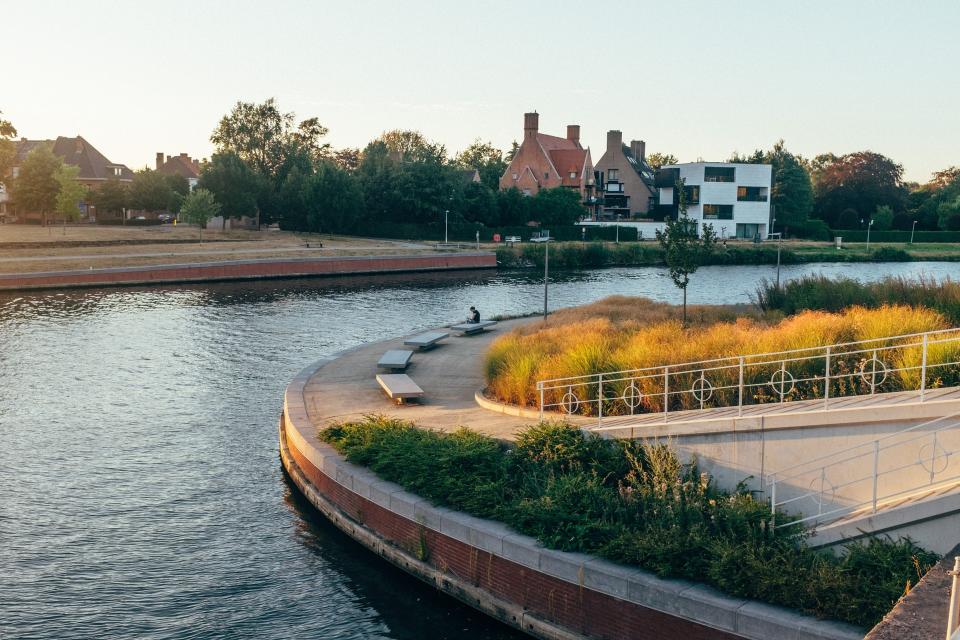
#> input picture opencv/media/kor.jpg, 1920 x 1280 px (shown at 1/2 size)
$ python basics.py
#> lines starting #> are read from the running program, lines starting #| are printed output that depends on the picture; after the words box and inside, x2 and y2 are one past the last pixel; in counts of white or black regions, pixels touching at a corner belong together
#> further down, img is the input picture: shape (1280, 1920, 3); mean B, G, R 128.2, 137.2, 133.3
import cv2 as cv
import numpy as np

# rescale function
def rescaleFrame(frame, scale=0.75):
#> called with scale = 0.3
    width = int(frame.shape[1] * scale)
#> width = 576
    height = int(frame.shape[0] * scale)
#> height = 384
    dimensions = (width, height)
#> dimensions = (576, 384)

    return cv.resize(frame, dimensions, interpolation=cv.INTER_AREA)

# read image
img = cv.imread('media/kor.jpg')
img_resized = rescaleFrame(img, scale=.3)

# grayscale
gray = cv.cvtColor(img_resized, cv.COLOR_BGR2GRAY)
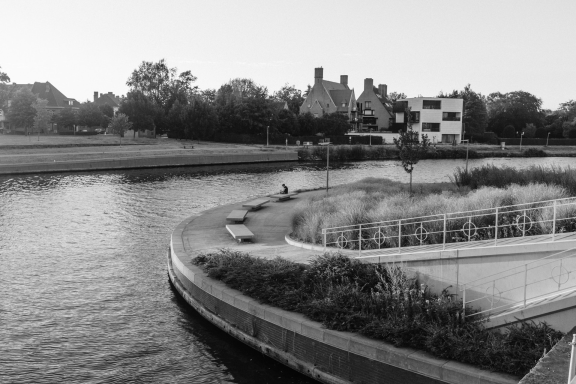
#> gray: shape (384, 576); min 4, max 252, mean 135
cv.imshow('gray', gray)

# blur image
blur = cv.GaussianBlur(img_resized, (5,5), cv.BORDER_DEFAULT)
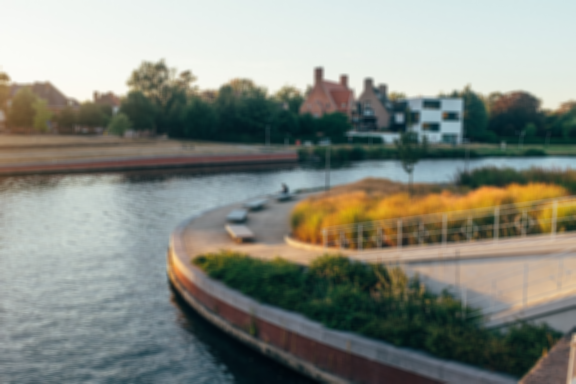
#> blur: shape (384, 576, 3); mean B, G, R 128.2, 137.2, 133.3
cv.imshow('blur', blur)

# edge cascade
canny = cv.Canny(blur, 125, 175)
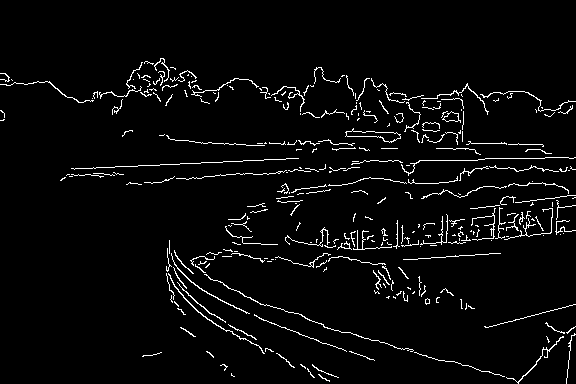
#> canny: shape (384, 576); 3.7% white in thin lines or dots, all inside (x1, y1, x2, y2) = (0, 58, 576, 384)
cv.imshow('canny', canny)

# dilating image
dilated = cv.dilate(canny, (3,3), iterations=1)
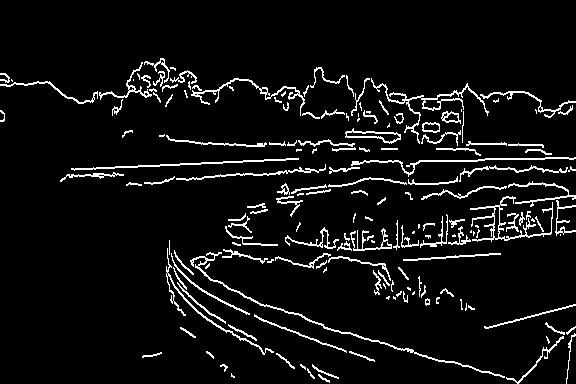
#> dilated: shape (384, 576); 6.4% white in thin lines or dots, all inside (x1, y1, x2, y2) = (0, 58, 576, 384)
cv.imshow('dilated', dilated)

# eroding
eroded = cv.erode(dilated, (3,3), iterations=1)
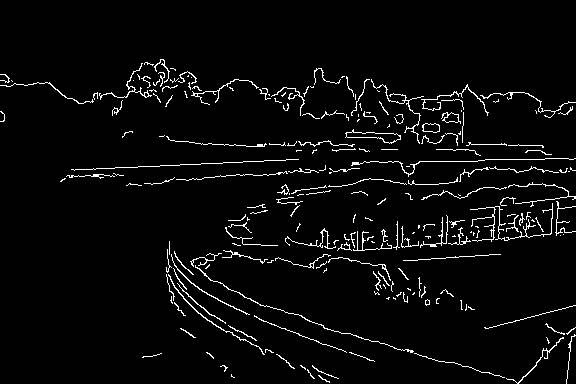
#> eroded: shape (384, 576); 3.8% white in thin lines or dots, all inside (x1, y1, x2, y2) = (0, 59, 576, 384)
cv.imshow('erode', eroded)

# resize
resized = cv.resize(img, (500,500), interpolation=cv.INTER_CUBIC)
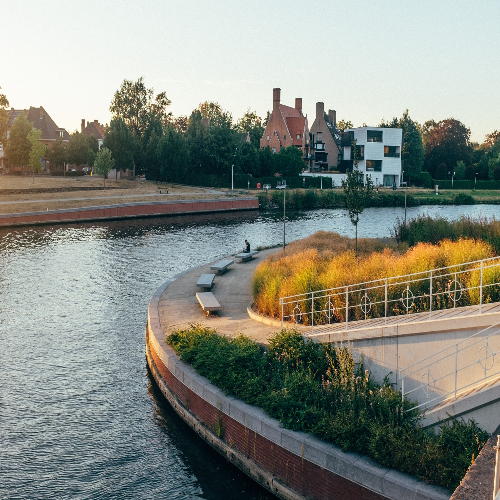
#> resized: shape (500, 500, 3); mean B, G, R 128.2, 137.2, 133.3
cv.imshow('resized', resized)

#cropped
cropped = resized[50:200, 200:400]
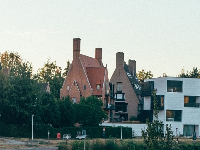
#> cropped: shape (150, 200, 3); mean B, G, R 146.5, 150.3, 138.2
cv.imshow('cropped', cropped)

# show image
cv.imshow('color', img_resized)

cv.waitKey(0)

$ run again, with opencv/media/cat.jpg copied over opencv/media/kor.jpg
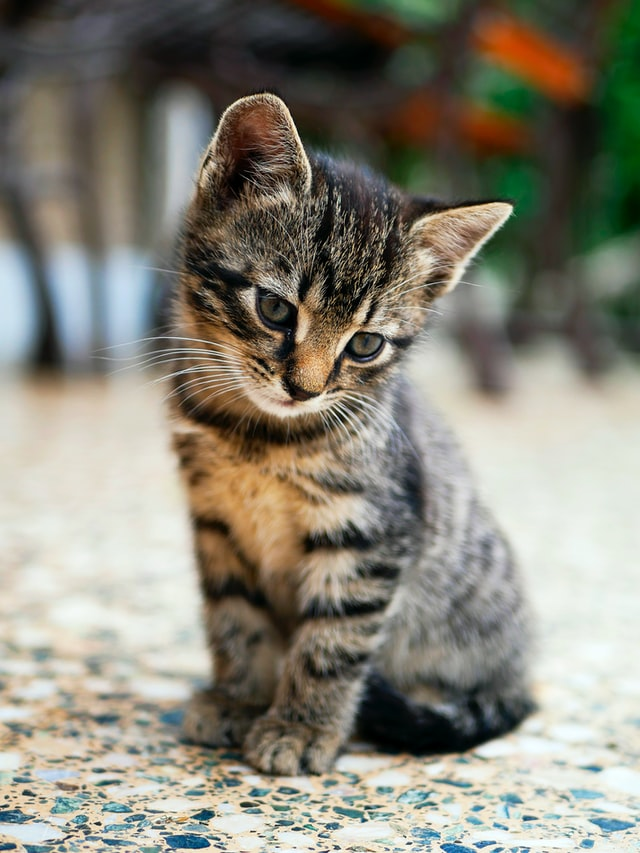
#> input picture opencv/media/cat.jpg, 640 x 853 px
#> img is the input picture: shape (853, 640, 3); mean B, G, R 120.3, 133.1, 135.7
#> `canny = cv.Canny(blur, 125, 175)`:
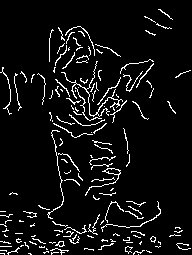
#> canny: shape (255, 192); 6.4% white in thin lines or dots
#> dilated: shape (255, 192); 10.3% white in thin lines or dots
#> eroded: shape (255, 192); 6.6% white in thin lines or dots
#> `cropped = resized[50:200, 200:400]`:
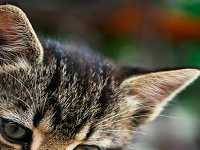
#> cropped: shape (150, 200, 3); mean B, G, R 68.8, 84.6, 92.1
